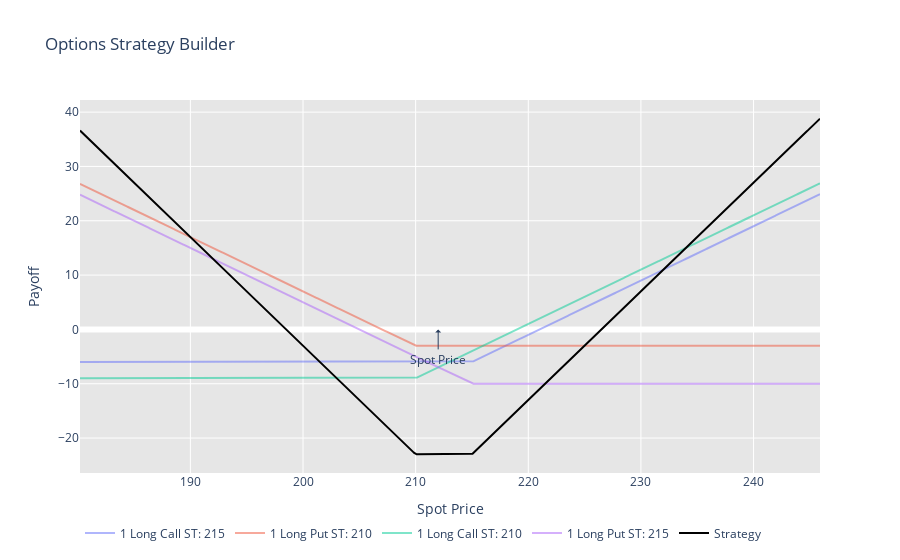

The notebook cell saved with this chart:
### Markdown cell above
### Starategy I

### Code cell
Action_1 = {'Type': 'call', 'Strike': 215, 'Trade': 'long', 'Premium': 6}
Action_2 = {'Type': 'put' , 'Strike': 210, 'Trade': 'long', 'Premium': 3}
Action_3 = {'Type': 'call', 'Strike': 210, 'Trade': 'long', 'Premium': 9}
Action_4 = {'Type': 'put', 'Strike': 215, 'Trade': 'long', 'Premium': 10}


Strategy=[Action_1, Action_2,Action_3,Action_4]
SB(spot=212,spot_range=15, Strategy=Strategy)

### Figure 1 — Plotly figure (JSON) as saved in the notebook; plotly's stock layout.template omitted (floating-point values rounded to 4 significant figures; data arrays with more than 128 entries replaced by an {"elided": "..."} marker saying what was removed)
{"data": [{"mode": "lines", "name": "1 Long Call ST: 215", "opacity": 0.5, "type": "scatter", "x": {"elided": "3100 float values"}, "y": {"elided": "3100 float values"}}, {"mode": "lines", "name": "1 Long Put ST: 210", "opacity": 0.5, "type": "scatter", "x": {"elided": "3100 float values"}, "y": {"elided": "3100 float values"}}, {"mode": "lines", "name": "1 Long Call ST: 210", "opacity": 0.5, "type": "scatter", "x": {"elided": "3100 float values"}, "y": {"elided": "3100 float values"}}, {"mode": "lines", "name": "1 Long Put ST: 215", "opacity": 0.5, "type": "scatter", "x": {"elided": "3100 float values"}, "y": {"elided": "3100 float values"}}, {"line": {"color": "black", "width": 2}, "mode": "lines", "name": "Strategy", "type": "scatter", "x": {"elided": "3100 float values"}, "y": {"elided": "3100 float values"}}], "layout": {"annotations": [{"arrowhead": 1, "ax": 0, "ay": 30, "font": {"size": 12}, "showarrow": true, "text": "Spot Price", "x": 212, "xref": "x", "y": 0, "yref": "y"}], "hoverdistance": 100, "hovermode": "x", "legend": {"orientation": "h", "y": -0.2, "yanchor": "bottom"}, "plot_bgcolor": "white", "shapes": [{"fillcolor": "grey", "layer": "below", "line": {"color": "red", "dash": "dash", "width": 0}, "name": "spot price", "opacity": 0.1, "type": "rect", "x0": 180.2, "x1": 245.9, "xref": "x", "y0": 0, "y1": 1, "yref": "paper"}, {"fillcolor": "grey", "layer": "below", "line": {"color": "black", "dash": "dash", "width": 0}, "opacity": 0.1, "type": "rect", "x0": 180.2, "x1": 245.9, "xref": "x", "y0": 0, "y1": 1, "yref": "paper"}], "showlegend": true, "spikedistance": 1000, "title": {"text": "Options Strategy Builder"}, "xaxis": {"showspikes": true, "spikethickness": 1, "title": {"text": "Spot Price"}}, "yaxis": {"showspikes": true, "spikethickness": 1, "title": {"text": "Payoff"}, "zeroline": true, "zerolinecolor": "white", "zerolinewidth": 6}}}
